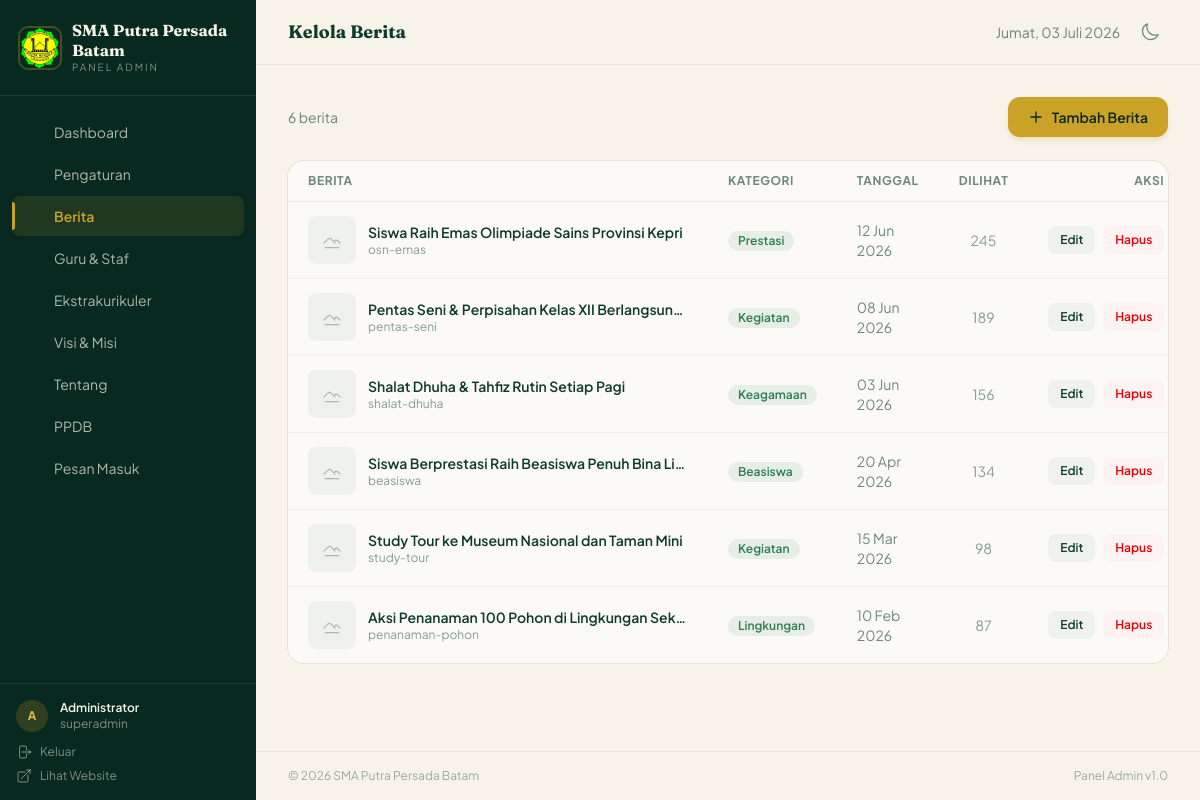
The page /admin/kelola_berita.php (signed in) on the database its author committed.
### tables this page shows
CREATE TABLE pengaturan (
  id    INT AUTO_INCREMENT PRIMARY KEY,
  kunci VARCHAR(100) NOT NULL UNIQUE,
  nilai TEXT NOT NULL
);

CREATE TABLE berita (
  id       INT AUTO_INCREMENT PRIMARY KEY,
  judul    VARCHAR(255) NOT NULL,
  slug     VARCHAR(255) NOT NULL UNIQUE,
  kategori VARCHAR(50)  NOT NULL,
  isi      LONGTEXT     NOT NULL,
  gambar   VARCHAR(255) DEFAULT NULL,
  tanggal  DATE         NOT NULL,
  dilihat  INT          NOT NULL DEFAULT 0
);

### admin/kelola_berita.php (the view, shortened to what the rows shown need)
<?php
$pdo   = db();
$edit  = null;
$mode  = 'list';
$pageTitle = $mode === 'form' ? ($edit ? 'Edit Berita' : 'Tambah Berita') : 'Kelola Berita';
include 'admin_head.php';
if ($mode === 'form'):
?>
<?php if ($edit && $edit['gambar']): ?>
<form method="POST" id="form-hapus-foto" data-confirm="Hapus foto ini? Foto akan dihapus permanen." class="hidden">
  <?php echo csrf_field(); ?>
  <input type="hidden" name="action" value="hapus_foto">
  <input type="hidden" name="id" value="<?php echo $edit['id']; ?>">
</form>
<?php endif; ?>
<form method="POST" enctype="multipart/form-data" class="max-w-3xl space-y-6">
  <?php echo csrf_field(); ?>
  <input type="hidden" name="action" value="save">
  <?php if ($edit): ?><input type="hidden" name="id" value="<?php echo $edit['id']; ?>"><?php endif; ?>
  <?php if ($edit && $edit['gambar']): ?><input type="hidden" name="gambar_lama" value="<?php echo esc($edit['gambar']); ?>"><?php endif; ?>
  <div class="admin-card bg-white/60 dark:bg-pine/40 backdrop-blur-sm rounded-2xl ring-1 ring-pine/8 dark:ring-cream/8 p-6 space-y-5">
    <div>
      <label class="block text-sm font-semibold mb-1.5">Judul</label>
      <input type="text" name="judul" required value="<?php echo esc($edit['judul'] ?? ''); ?>"
             class="w-full px-4 py-2.5 rounded-xl bg-cream dark:bg-pine-deep border border-pine/15 dark:border-cream/15 focus:border-brass focus:ring-2 focus:ring-brass/20 outline-none transition text-sm">
    </div>
    <div class="grid sm:grid-cols-2 gap-5">
      <div>
        <label class="block text-sm font-semibold mb-1.5">Kategori</label>
        <select name="kategori"
                class="w-full px-4 py-2.5 rounded-xl bg-cream dark:bg-pine-deep border border-pine/15 dark:border-cream/15 focus:border-brass focus:ring-2 focus:ring-brass/20 outline-none transition text-sm">
          <?php foreach (['Prestasi','Kegiatan','Keagamaan','Beasiswa','Lingkungan','Pengumuman'] as $kat): ?>
            <option value="<?php echo $kat; ?>" <?php echo (($edit['kategori'] ?? '') === $kat) ? 'selected' : ''; ?>><?php echo $kat; ?></option>
          <?php endforeach; ?>
        </select>
      </div>
      <div>
        <label class="block text-sm font-semibold mb-1.5">Tanggal</label>
        <input type="date" name="tanggal" value="<?php echo esc($edit['tanggal'] ?? date('Y-m-d')); ?>"
               class="w-full px-4 py-2.5 rounded-xl bg-cream dark:bg-pine-deep border border-pine/15 dark:border-cream/15 focus:border-brass focus:ring-2 focus:ring-brass/20 outline-none transition text-sm">
      </div>
    </div>
    <div>
      <label class="block text-sm font-semibold mb-1.5">Gambar</label>
      <?php if (!empty($edit['gambar'])): ?>
        <div class="mb-3 flex items-start gap-3">
          <img src="uploads/berita/<?php echo esc($edit['gambar']); ?>" alt=""
               class="h-24 rounded-lg object-cover ring-1 ring-pine/10">
          <button type="submit" form="form-hapus-foto"
                  class="flex items-center gap-1.5 px-3 py-1.5 rounded-lg text-xs font-semibold text-red-600 bg-red-50 dark:bg-red-900/20 hover:bg-red-100 dark:hover:bg-red-900/30 transition">
            <svg class="w-3.5 h-3.5" fill="none" stroke="currentColor" viewBox="0 0 24 24">
              <path stroke-linecap="round" stroke-linejoin="round" stroke-width="2"
                    d="M19 7l-.867 12.142A2 2 0 0116.138 21H7.862a2 2 0 01-1.995-1.858L5 7m5 4v6m4-6v6m1-10V4a1 1 0 00-1-1h-4a1 1 0 00-1 1v3M4 7h16"/>
            </svg>
            Hapus Foto
          </button>
        </div>
      <?php endif; ?>
      <input type="file" name="gambar" accept="image/*"
             class="w-full text-sm file:mr-4 file:py-2 file:px-4 file:rounded-lg file:border-0 file:bg-brass/10 file:text-brass file:font-semibold file:text-sm hover:file:bg-brass/20 transition">
      <p class="text-xs text-pine/50 dark:text-cream/50 mt-1">JPG, PNG, atau WebP. Maks 5 MB.</p>
    </div>
    <div>
      <label class="block text-sm font-semibold mb-1.5">Isi Berita</label>
      <div class="rte rounded-xl border border-pine/15 dark:border-cream/15 focus-within:border-brass focus-within:ring-2 focus-within:ring-brass/20 transition overflow-hidden">
        <div class="rte-toolbar flex flex-wrap items-center gap-1 px-2 py-1.5 border-b border-pine/10 dark:border-cream/10 bg-cream dark:bg-pine-deep">
          <button type="button" class="rte-btn" data-cmd="bold" title="Tebal" aria-label="Tebal"><b>B</b></button>
          <button type="button" class="rte-btn" data-cmd="italic" title="Miring" aria-label="Miring"><i>I</i></button>
          <span class="rte-sep"></span>
          <button type="button" class="rte-btn" data-cmd="formatBlock" data-val="h3" title="Judul bagian" aria-label="Judul bagian">H3</button>
          <button type="button" class="rte-btn" data-cmd="formatBlock" data-val="p" title="Paragraf biasa" aria-label="Paragraf biasa">¶</button>
          <span class="rte-sep"></span>
          <button type="button" class="rte-btn" data-cmd="insertUnorderedList" title="Daftar butir" aria-label="Daftar butir">• Butir</button>
          <button type="button" class="rte-btn" data-cmd="insertOrderedList" title="Daftar bernomor" aria-label="Daftar bernomor">1. Nomor</button>
          <span class="rte-sep"></span>
          <button type="button" class="rte-btn" data-cmd="createLink" title="Sisipkan tautan" aria-label="Sisipkan tautan">Tautan</button>
          <button type="button" class="rte-btn" data-cmd="removeFormat" title="Bersihkan format" aria-label="Bersihkan format">Bersihkan</button>
        </div>
        <div id="rte-editor" contenteditable="true" role="textbox" aria-multiline="true" aria-label="Isi berita"
             data-placeholder="Tulis isi berita di sini…"
             class="rte-editor min-h-[16rem] max-h-[34rem] overflow-y-auto px-4 py-3 bg-cream dark:bg-pine-deep text-pine dark:text-cream text-sm leading-relaxed outline-none"><?php echo sanitize_html($edit['isi'] ?? ''); ?></div>
      </div>
      <textarea name="isi" id="rte-source" class="hidden" aria-hidden="true"><?php echo esc($edit['isi'] ?? ''); ?></textarea>
      <p class="text-xs text-pine/50 dark:text-cream/50 mt-1">Gunakan tombol format di atas untuk menata teks — tidak perlu menulis kode HTML.</p>
    </div>
  </div>
  <div class="flex items-center justify-between">
    <a href="kelola_berita.php" class="text-sm text-pine/60 dark:text-cream/60 hover:text-pine dark:hover:text-cream transition">← Kembali</a>
    <button type="submit"
            class="btn-action px-8 py-3 rounded-xl bg-brass hover:bg-brass-light text-pine-deep font-semibold text-sm shadow-md shadow-brass/20 hover:shadow-lg transition">
      <?php echo $edit ? 'Perbarui' : 'Simpan'; ?>
    </button>
  </div>
</form>
<style>
  .rte-btn{min-width:2rem;height:2rem;padding:0 .55rem;display:inline-flex;align-items:center;justify-content:center;border-radius:.5rem;font-size:.8rem;font-weight:600;color:#0E3B2E;background:transparent;cursor:pointer;border:none;transition:background .15s ease;line-height:1}
  .dark .rte-btn{color:#F7F3E9}
  .rte-btn:hover{background:rgba(201,162,39,.18)}
  .rte-sep{width:1px;height:1.25rem;background:rgba(14,59,46,.15);margin:0 .15rem}
  .dark .rte-sep{background:rgba(247,243,233,.15)}
  .rte-editor h3{font-family:'Fraunces',Georgia,serif;font-weight:600;font-size:1.25rem;margin:.6em 0 .3em}
  .rte-editor p{margin:.5em 0}
  .rte-editor ul{list-style:disc;padding-left:1.5em;margin:.5em 0}
  .rte-editor ol{list-style:decimal;padding-left:1.5em;margin:.5em 0}
  .rte-editor li{margin:.25em 0}
  .rte-editor a{color:#2F7D52;text-decoration:underline}
  .dark .rte-editor a{color:#E0BC45}
  .rte-editor:empty::before{content:attr(data-placeholder);color:#9ca3af;pointer-events:none}
</style>
<script>
  (function () {
    var editor = document.getElementById('rte-editor');
    var source = document.getElementById('rte-source');
    if (!editor || !source) return;
    try { document.execCommand('defaultParagraphSeparator', false, 'p'); } catch (e) {}
    function sync() { source.value = editor.innerHTML.trim(); }
    document.querySelectorAll('.rte-toolbar .rte-btn').forEach(function (btn) {
      // mousedown + preventDefault agar seleksi teks di editor tidak hilang saat tombol diklik
      btn.addEventListener('mousedown', function (e) {
        e.preventDefault();
        editor.focus();
        var cmd = btn.getAttribute('data-cmd');
        var val = btn.getAttribute('data-val');
        if (cmd === 'createLink') {
          var url = prompt('Masukkan alamat tautan (URL):', 'https://');
          if (!url) return;
          document.execCommand('createLink', false, url);
        } else if (cmd === 'formatBlock') {
          document.execCommand('formatBlock', false, '<' + val + '>');
        } else {
          document.execCommand(cmd, false, null);
        }
        sync();
      });
    });
    editor.addEventListener('input', sync);
    editor.addEventListener('blur', sync);
    sync();
    var form = editor.closest('form');
    if (form) {
      form.addEventListener('submit', function (e) {
        sync();
        if (editor.textContent.trim() === '') {
          e.preventDefault();
          alert('Isi berita tidak boleh kosong.');
          editor.focus();
        }
      });
    }
  })();
</script>
<?php else: ?>
<div class="admin-card bg-white/60 dark:bg-pine/40 backdrop-blur-sm rounded-2xl ring-1 ring-pine/8 dark:ring-cream/8 overflow-hidden">
  <?php $rows = $pdo->query('SELECT * FROM berita ORDER BY tanggal DESC')->fetchAll(); ?>
  <?php if (empty($rows)): ?>
    <p class="text-sm text-pine/50 dark:text-cream/50 p-8 text-center">Belum ada berita.</p>
  <?php else: ?>
    <div class="overflow-x-auto">
      <table class="w-full text-sm">
        <thead>
          <tr class="border-b border-pine/10 dark:border-cream/10 text-left text-xs font-semibold text-pine/60 dark:text-cream/60 uppercase tracking-wider">
            <th class="px-5 py-3">Berita</th>
            <th class="px-5 py-3">Kategori</th>
            <th class="px-5 py-3">Tanggal</th>
            <th class="px-5 py-3 text-center">Dilihat</th>
            <th class="px-5 py-3 text-right">Aksi</th>
          </tr>
        </thead>
        <tbody class="divide-y divide-pine/5 dark:divide-cream/5">
          <?php foreach ($rows as $r): ?>
            <tr class="table-row">
              <td class="px-5 py-3.5">
                <div class="flex items-center gap-3">
                  <?php if ($r['gambar']): ?>
                    <img src="uploads/berita/<?php echo esc($r['gambar']); ?>" alt="" class="w-12 h-12 rounded-lg object-cover ring-1 ring-pine/10 shrink-0">
                  <?php else: ?>
                    <div class="w-12 h-12 rounded-lg bg-pine/5 dark:bg-cream/5 flex items-center justify-center shrink-0">
                      <svg class="w-5 h-5 text-pine/30 dark:text-cream/30" fill="none" stroke="currentColor" viewBox="0 0 24 24"><path stroke-linecap="round" stroke-linejoin="round" stroke-width="1.5" d="M2.25 15.75l5.159-5.159a2.25 2.25 0 013.182 0l5.159 5.159m-1.5-1.5l1.409-1.409a2.25 2.25 0 013.182 0l2.909 2.909M3.75 21h16.5"/></svg>
                    </div>
                  <?php endif; ?>
                  <div class="min-w-0">
                    <p class="font-semibold truncate max-w-xs"><?php echo esc($r['judul']); ?></p>
                    <p class="text-xs text-pine/50 dark:text-cream/50 truncate max-w-xs"><?php echo esc($r['slug']); ?></p>
                  </div>
                </div>
              </td>
              <td class="px-5 py-3.5">
                <span class="inline-block px-2.5 py-0.5 rounded-full text-xs font-semibold bg-leaf/10 text-leaf dark:bg-leaf/20"><?php echo esc($r['kategori']); ?></span>
              </td>
              <td class="px-5 py-3.5 text-pine/60 dark:text-cream/60"><?php echo tglPendek($r['tanggal']); ?></td>
              <td class="px-5 py-3.5 text-center text-pine/50 dark:text-cream/50"><?php echo $r['dilihat']; ?></td>
              <td class="px-5 py-3.5 text-right">
                <div class="flex items-center justify-end gap-2">
                  <a href="kelola_berita.php?edit=<?php echo $r['id']; ?>"
                     class="btn-action px-3 py-1.5 rounded-lg text-xs font-semibold bg-pine/5 dark:bg-cream/10 hover:bg-brass/15 hover:text-brass transition">Edit</a>
                  <form method="POST" data-confirm="Hapus berita ini?" class="inline">
                    <button class="btn-action px-3 py-1.5 rounded-lg text-xs font-semibold text-red-600 bg-red-50 dark:bg-red-900/20 hover:bg-red-100 dark:hover:bg-red-900/30 transition">Hapus</button>
                  </form>
                </div>
              </td>
            </tr>
          <?php endforeach; ?>
        </tbody>
      </table>
    </div>
  <?php endif; ?>
</div>
<?php endif; ?>
<?php include 'admin_foot.php'; ?>

### admin/admin_head.php (shortened to what the rows shown need)
<?php
$namaSekolah = setting('nama_sekolah') ?? 'SMA Putra Persada Batam';
?>
<!DOCTYPE html>
<html lang="id">
<head>
  <script src="https://cdn.jsdelivr.net/npm/@tailwindcss/browser@4.3.0/dist/index.global.js"></script>
</head>
<body class="min-h-dvh antialiased bg-cream dark:bg-pine-deep text-pine dark:text-cream font-sans">
  <aside id="sidebar" class="fixed top-0 left-0 bottom-0 w-64 bg-pine-deep text-cream z-50 flex flex-col sidebar-enter
                               lg:translate-x-0 -translate-x-full">
    <div class="p-5 border-b border-cream/10">
      <a href="dashboard.php" class="flex items-center gap-3 group">
        <div>
          <h1 class="font-serif text-base font-bold leading-tight group-hover:text-brass-light transition"><?php echo esc($namaSekolah); ?></h1>
          <p class="text-[10px] tracking-[0.2em] text-cream/50 uppercase">Panel Admin</p>
        </div>
      </a>
    </div>
  </aside>
  <div class="lg:ml-64 min-h-dvh flex flex-col">
    <header class="sticky top-0 z-30 bg-cream/80 dark:bg-pine-deep/80 backdrop-blur-md border-b border-pine/8 dark:border-cream/8">
      <div class="flex items-center justify-between px-5 lg:px-8 h-16">
        <div class="flex items-center gap-4">
          <h2 class="font-serif text-lg font-bold"><?php echo esc($pageTitle); ?></h2>
        </div>
      </div>
    </header>
    <main class="flex-1 p-5 lg:p-8 fade-in">

### rows shown on the page
pengaturan: nilai "SMA Putra Persada Batam"
berita: judul "Siswa Raih Emas Olimpiade Sains Provinsi Kepri", slug "osn-emas", kategori "Prestasi", tanggal "12 Jun 2026", dilihat "245"
berita: judul "Pentas Seni & Perpisahan Kelas XII Berlangsun…", slug "pentas-seni", kategori "Kegiatan", tanggal "08 Jun 2026", dilihat "189"
berita: judul "Shalat Dhuha & Tahfiz Rutin Setiap Pagi", slug "shalat-dhuha", kategori "Keagamaan", tanggal "03 Jun 2026", dilihat "156"
berita: judul "Siswa Berprestasi Raih Beasiswa Penuh Bina Li…", slug "beasiswa", kategori "Beasiswa", tanggal "20 Apr 2026", dilihat "134"
berita: judul "Study Tour ke Museum Nasional dan Taman Mini", slug "study-tour", kategori "Kegiatan", tanggal "15 Mar 2026", dilihat "98"
berita: judul "Aksi Penanaman 100 Pohon di Lingkungan Sek…", slug "penanaman-pohon", kategori "Lingkungan", tanggal "10 Feb 2026", dilihat "87"

### other values the page prints
$item['label'] "Dashboard"
$item['label'] "Pengaturan"
$item['label'] "Berita"
$item['label'] "Guru & Staf"
$item['label'] "Ekstrakurikuler"
$item['label'] "Visi & Misi"
$item['label'] "Tentang"
$item['label'] "PPDB"
$item['label'] "Pesan Masuk"
substr(admin_name(), 0, 1) "A"
admin_name() "Administrator"
$_SESSION['admin_role'] "superadmin"
$pageTitle "Kelola Berita"
$pdo->query('SELECT COUNT(*) FROM berita')->fetchColumn() "6"
